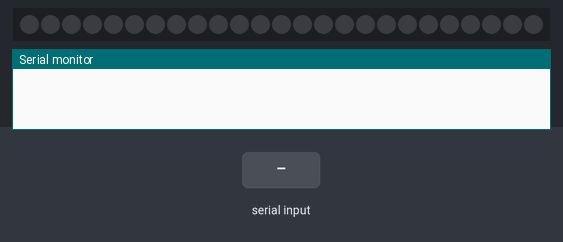
Simulated run of this sketch. Board: Arduino Uno, built with avr-gcc and run on an emulated ATmega328P. On the bench: 25 RGB LEDs in strip order, left to right, the last lines printed to the serial monitor. The inputs (shaded band) are chosen by the test bench. Dim RGB values are drawn brighter than linear.

Above: at 1.2 s.
1.3 s: "rainbow\n" received over Serial
At 2.2 s:
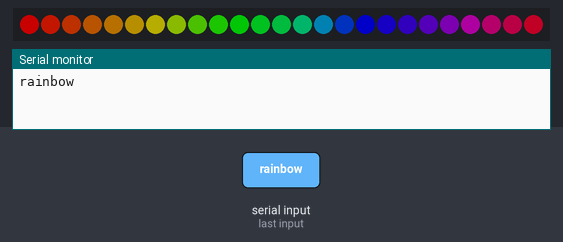
2.8 s: "red\n" received over Serial
At 4.0 s:
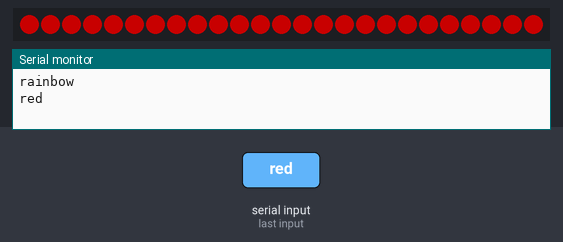
4.3 s: "blue\n" received over Serial
At 5.4 s:
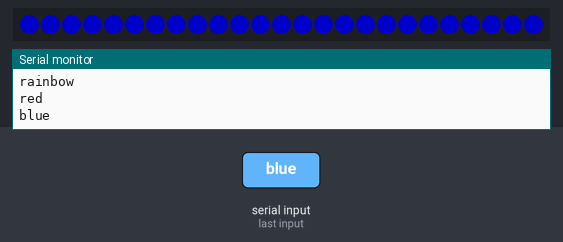
5.8 s: "green\n" received over Serial
At 6.6 s:
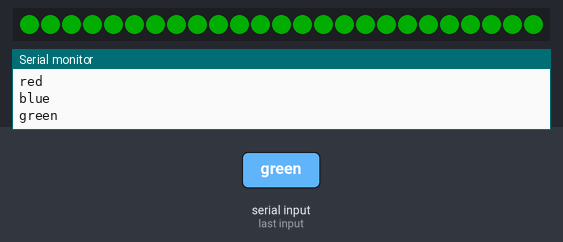
7.3 s: "rainbow\n" received over Serial
At 7.8 s:
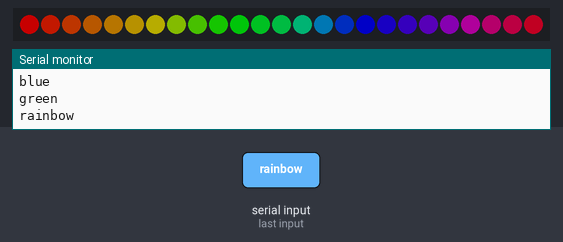
Timing chart, 0 to 9.8 s (numbered marks = the images above; inputs shaded):
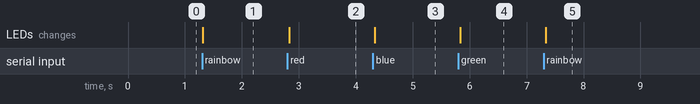

The sketch:

RGB_SerialControl.ino
```cpp
#include <FastLED.h>

#define LED_PIN     7       // Pin connected to the data pin of the LED strip
#define NUM_LEDS    25      // Number of LEDs in the strip
#define BRIGHTNESS  100     // Set brightness (0-255)
#define LED_TYPE    WS2812B // LED type (e.g., WS2812B, WS2811)
#define COLOR_ORDER GRB     // Color order (most common is GRB)

CRGB leds[NUM_LEDS]; // Define an array to hold the LED data

void setup() {
  Serial.begin(9600);
    FastLED.addLeds<LED_TYPE, LED_PIN, COLOR_ORDER>(leds, NUM_LEDS);
    FastLED.clear(); // Turn off all LEDs initially
    FastLED.show();
    FastLED.setBrightness(BRIGHTNESS);
}

void loop() {
    // rainbow(); // Example: Display a rainbow effect
    if (Serial.available() > 0) {
      String inRX = Serial.readStringUntil('\n'); // Read until newline character
      inRX.trim();
      colorSelect(inRX.c_str());
    }
    delay(100);
}

void rainbow() {
    static uint8_t hue = 0; // Starting hue
    for (int i = 0; i < NUM_LEDS; i++) {
        leds[i] = CHSV(hue + (i * 10), 255, 255); // Create a rainbow effect
    }
    FastLED.show();
    hue++; // Update the hue for the next frame
    delay(20);
}

void setColor(CRGB color) {
    for (int i = 0; i < NUM_LEDS; i++) {
        leds[i] = color;
    }
    FastLED.show();
}

void colorSelect(const char* inColor) {
    Serial.println(inColor);
    if (strcmp(inColor, "rainbow") == 0) {
        rainbow(); // Call the rainbow effect function
    } else if (strcmp(inColor, "red") == 0) {
        setColor(CRGB::Red); // Set all LEDs to red
    } else if (strcmp(inColor, "blue") == 0) {
        setColor(CRGB::Blue); // Set all LEDs to blue
    } else if (strcmp(inColor, "green") == 0) {
        setColor(CRGB::Green); // Set all LEDs to green
    } else {
        // Default color (optional)
        setColor(CRGB::Black); // Turn off all LEDs
    }
}
```

Measured:
- after the input at 1.3 s, the LEDs: change at once (image 1)
- after the input at 2.8 s, the LEDs: change at once (image 2)
- after the input at 4.3 s, the LEDs: change at once (image 3)
- after the input at 5.8 s, the LEDs: change at once (image 4)
- after the input at 7.3 s, the LEDs: change at once (image 5)
